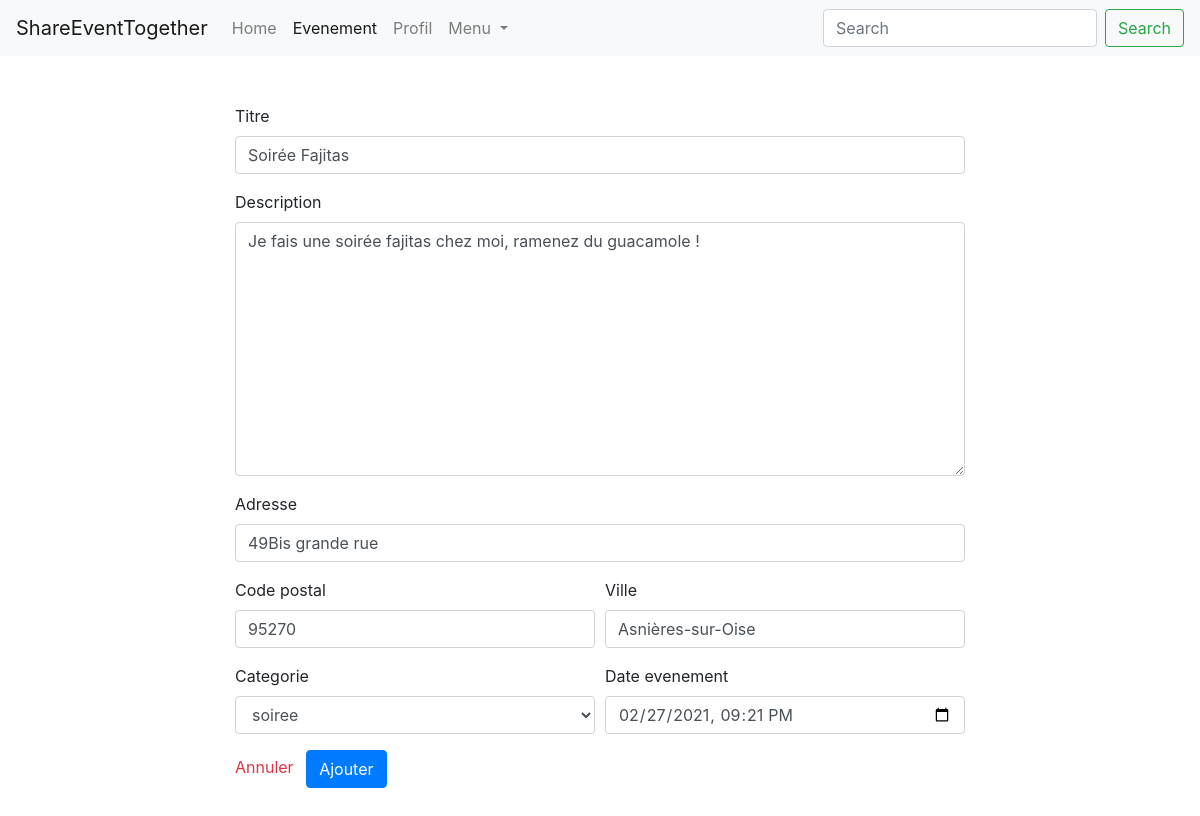
Page /profil/evenements/5/modifier (signed in) on the earlier database version.
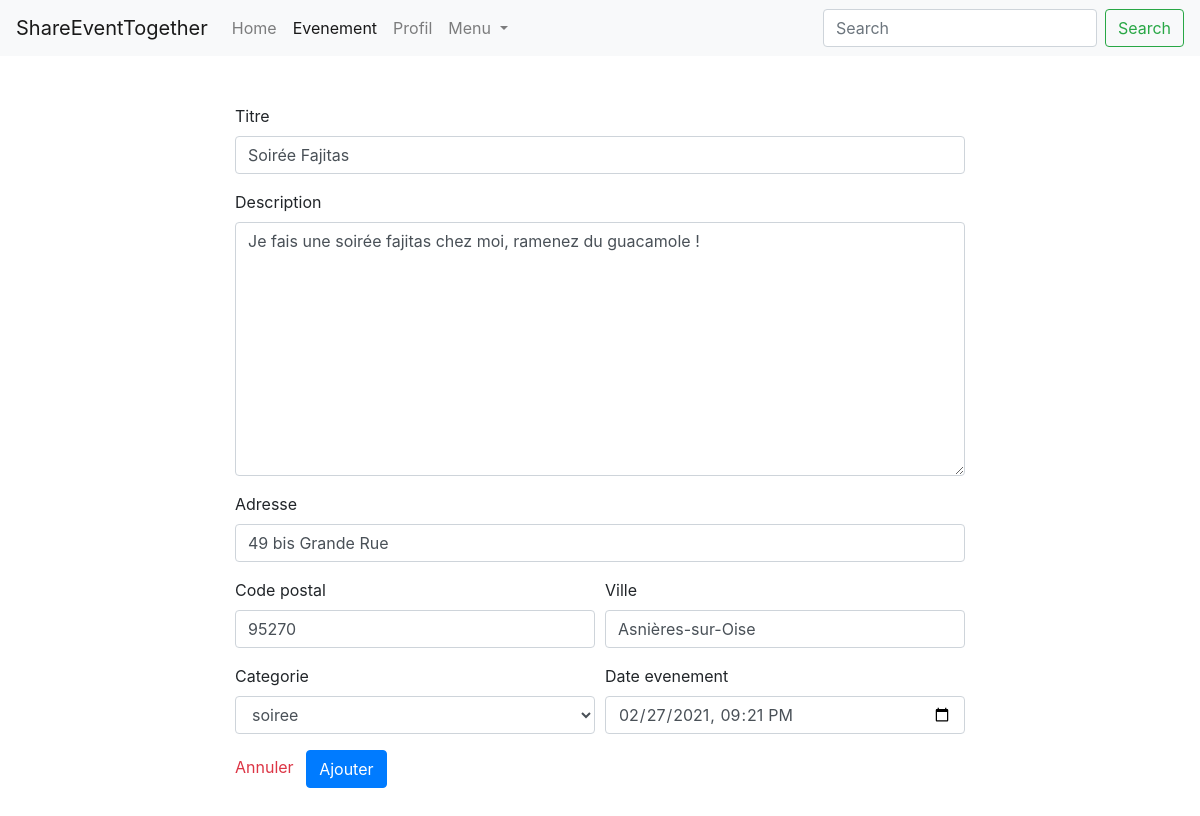
Same page on the later database version.
### events/models.py (models this page shows, shortened)
class Event(models.Model):
    PARTY_CATEGORY = 'soiree'
    GAME_CATEGORY = 'jeux'
    TOURISM_CATEGORY = 'tourisme'
    AREA_CATEGORY = 'plein air'
    CATEGORY_CHOICES = (
        (PARTY_CATEGORY, 'soiree'),
        (GAME_CATEGORY, 'jeux'),
        (TOURISM_CATEGORY, 'tourisme'),
        (AREA_CATEGORY, 'plein air')
    )
    person = models.ForeignKey('persons.Person', on_delete=models.CASCADE)
    title = models.CharField('titre', max_length=150)
    description = models.TextField('description')
    address = models.CharField('adresse', max_length=100)
    zip_code = models.IntegerField('code postal')
    city = models.CharField('ville', max_length=50)
    category = models.CharField('categorie', choices=CATEGORY_CHOICES, max_length=20)
    created_at = models.DateTimeField('crée à', auto_now=True)
    event_date = models.DateTimeField('date evenement', auto_now=False)
    coordonate_x = models.CharField('coordonnée X',max_length=10 ,null=True, blank=True)
    coordonate_y = models.CharField('coordonnée Y',max_length=10 , null=True, blank=True)

### events/views/events.py (the view, shortened to what this page needs)
# urls.py: path('profil/evenements/<int:event_id>/modifier', EditEventView.as_view(), name='edit-event'),
class EditEventView(PersonView):
    def get(self, request, event_id):
        user = request.user
        person = get_person_by_user(user)
        event = get_event_by_id(event_id)
        print(event.event_date)
        form = EventForm(instance=event)
        context = {
            'person': person,
            'form': form,
            'navigation_items': navigation.navigation_items(navigation.NAV_EVENEMENT),
        }
        return render(request, 'persons/events/my_events_form.html', context)

### events/forms.py
class EventForm(forms.ModelForm):
    class Meta:
        model = Event
        exclude = ['person', 'created_at']
        widgets = {
            'event_date': forms.DateTimeInput(attrs={'type': 'datetime-local'})
        }

### events/models_helpers.py (called while the page is built)
def get_person_by_user(user):
    return Person.objects.get(user=user)

def get_event_by_id(event_id):
    return Event.objects.get(pk=event_id)

### events/navigation.py (called while the page is built)
def navigation_items(selected_item=None):
    items = []
    for name, shortcut in NAV_ITEMS:
        items.append({
            'name': name,
            'url': reverse(shortcut),
            'active': True if selected_item == name else False,
        })
    return items

### events/templates/persons/events/my_events_form.html (shortened to what this page needs)
{% extends 'persons/base_navbar.html' %}
{% load bootstrap4 %}
{% block content %}
    <div class="row my-5">
        <div class="col-8 m-auto">
            <form id="picker" method="post" >
                {% bootstrap_field form.title required_css_class='required' %}
                {% bootstrap_field form.description required_css_class='required' %}
                {% bootstrap_field form.address required_css_class='required' %}
                <div class="form-row">
                    <div class="col-md-6">
                        {% bootstrap_field form.zip_code required_css_class='required' %}
                    </div>
                    <div class="col-md-6">
                        {% bootstrap_field form.city required_css_class='required' %}
                    </div>
                </div>
                <div class="form-row">
                    <div class="col-md-6">
                        {% bootstrap_field form.category required_css_class='required' %}
                    </div>
                    <div class="col-md-6">
                        {% bootstrap_field form.event_date required_css_class='required' %}
                    </div>
                </div>
                <a class="text-danger mr-2" href="{% url 'profil-events' %}">Annuler</a>
                <button class="btn btn-primary text-right" type="submit">Ajouter</button>
            </form>
        </div>
    </div>
{% endblock %}

Differences in the rows shown:
changed Event "Soirée Fajitas": address "49Bis grande rue" → "49 bis Grande Rue"
